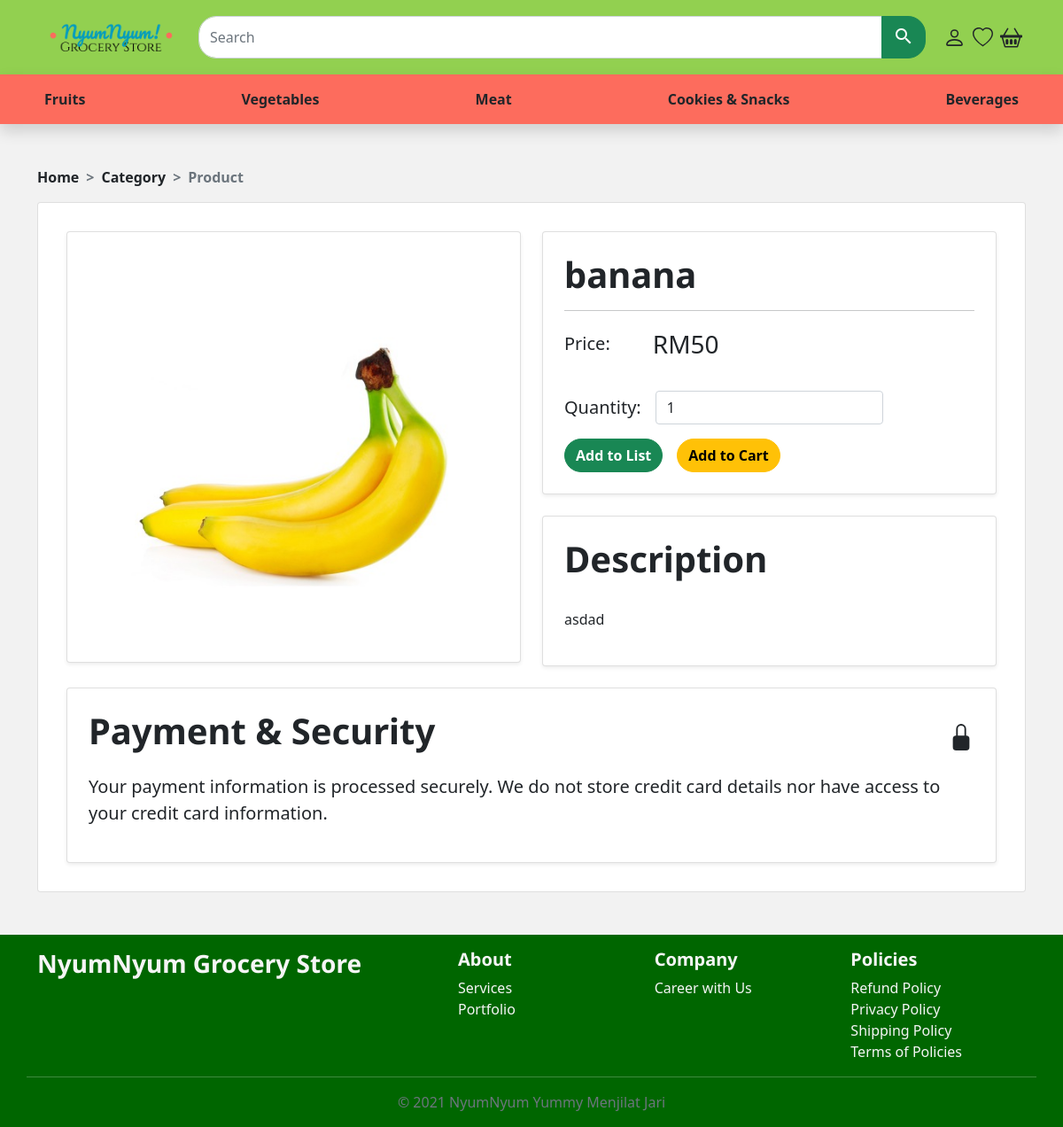
Screenshot of /src/products-closeup.php?product_id=1 with the database file from the repository.
### tables this page shows
CREATE TABLE `product` (
  `product_id` int(10) NOT NULL,
  `p_cat_id` int(11) NOT NULL,
  `date` timestamp NOT NULL DEFAULT current_timestamp(),
  `product_name` text NOT NULL,
  `product_price` decimal(10,0) NOT NULL,
  `product_img` varchar(100) NOT NULL,
  `product_quantity` int(10) NOT NULL,
  `product_desc` text NOT NULL
);

### src/products-closeup.php (the view, shortened to what this page needs)
<?php
include("../includes/header.php")
?>
    <div class="container pt-5">
        <nav style="--bs-breadcrumb-divider: '>';" aria-label="breadcrumb">
            <ol class="breadcrumb fw-bold">
                <li class="breadcrumb-item"><a href="/index.html" class="text-dark text-decoration-none">Home</a></li>
                <li class="breadcrumb-item"><a href="products.html" class="text-dark text-decoration-none">Category</a>
                </li>
                <li class="breadcrumb-item active" aria-current="page">Product</li>
            </ol>
        </nav>
    </div>
    <main class="container pb-5">
        <div class="card">
            <div class="card-body m-3">
                <?php
                global $product_id,$db,$selectedval,$ff;
                if(isset($_GET['product_id'])){
                    $product_id = $_GET['product_id'];
                }
                $query = "select * from product where product_id='$product_id'";
                $run_query = mysqli_query($db,$query);
                if($row_product=mysqli_fetch_array($run_query)){
                    $product_name = $row_product['product_name'];
                    $product_price = $row_product['product_price'];
                    $product_img = $row_product['product_img'];
                    $product_desc = $row_product['product_desc'];
                    echo "
                    <div class='row row-cols-1 row-cols-lg-2 g-4 pb-4'>
                        <div class='col'>
                            <div class='card shadow-sm p-5'>
                                <img src='../admin_area/product_images/$product_img' alt='pise'>
                            </div>
                        </div>
                        <div class='col'>
                            <div class='row'>
                                <div class='col'>
                                    <div class='card shadow-sm p-2 mb-4'>
                                        <div class='card-body'>
                                            <h1 class='card-title'>$product_name</h1>
                                            <hr>
                                            <div class='d-flex flex-column'>
                                                <div class='d-flex flex-row align-items-center gap-5 pb-3'>
                                                    <label for='price' class='fs-5 pb-3'>Price:</label>
                                                    <p class='fs-3'>RM$product_price</p>
                                                </div>
                                                <form method='get'>
                                                <div class='d-flex flex-row align-items-center gap-3 pb-3'>
                                                    <label for='quantity' class='fs-5'>Quantity:</label>
                                                    <div class='dropdown'>
                                                    <input type='number' class='form-control' id='op' name='quantity' value='1'
                                                    onclick='check()' onkeyup='check()' min='0'>
                                                    </div>
                                                </div>
                                                </form>
                                                <div class='d-flex flex-row gap-3'>
                                                    <a href='#' data-bs-toggle='modal' data-bs-target='#modalProduct' class='btn btn-success rounded-pill'>Add to List</a>
                                                    <a href='#' class='btn btn-warning rounded-pill'>Add to Cart</a>
                                                </div>
                                            </div>
                                        </div>
                                    </div>
                                    <div class='card shadow-sm p-2'>
                                        <div class='card-body'>
                                            <h1 class='card-title pb-3'>Description</h1>
                                            <p class='fs-5'>$product_desc</p>
                                        </div>
                                    </div>
                                </div>
                            </div>
                        </div>
                    </div>
                    ";
    }
                ?>
                <div class="card shadow-sm p-2">
                    <div class="card-body">
                        <div class="d-flex flex-row">
                            <h1 class="card-title pb-3 me-auto">Payment & Security</h1>
                            <svg xmlns="http://www.w3.org/2000/svg" width="30" height="30" fill="currentColor"
                                class="bi bi-lock-fill mt-3" viewBox="0 0 16 16">
                                <path
                                    d="M8 1a2 2 0 0 1 2 2v4H6V3a2 2 0 0 1 2-2zm3 6V3a3 3 0 0 0-6 0v4a2 2 0 0 0-2 2v5a2 2 0 0 0 2 2h6a2 2 0 0 0 2-2V9a2 2 0 0 0-2-2z" />
                            </svg>
                        </div>
                        <p class="fs-5">Your payment information is processed securely. We do not store credit card
                            details nor have
                            access to your credit card information.</p>
                    </div>
                </div>
            </div>
        </div>
    </main>
    <footer class="footer container-fluid mt-auto pt-3" style="background-color: #006600; color: whitesmoke;">
        <div class="container">
            <div class="row">
                <div class="col-12 col-md-5">
                    <h3>NyumNyum Grocery Store</h4>
                </div>
                <div class="col-6 col-md">
                    <h5>About</h5>
                    <ul class="list-unstyled">
                        <li><a href="#" class="text-reset text-decoration-none footer-link">Services</a></li>
                        <li><a href="#" class="text-reset text-decoration-none">Portfolio</a></li>
                    </ul>
                </div>
                <div class="col-6 col-md">
                    <h5>Company</h5>
                    <ul class="list-unstyled">
                        <li><a href="#" class="text-reset text-decoration-none footer-link">Career with Us</a></li>
                    </ul>
                </div>
                <div class="col-6 col-md">
                    <h5>Policies</h5>
                    <ul class="list-unstyled">
                        <li><a href="#" class="text-reset text-decoration-none footer-link">Refund Policy</a></li>
                        <li><a href="#" class="text-reset text-decoration-none footer-link">Privacy Policy</a></li>
                        <li><a href="#" class="text-reset text-decoration-none footer-link">Shipping Policy</a></li>
                        <li><a href="#" class="text-reset text-decoration-none footer-link">Terms of Policies</a></li>
                    </ul>
                </div>
                <hr>
                <div class="container text-center font-italic text-muted">
                    <p>&copy; 2021 NyumNyum Yummy Menjilat Jari</p>
                </div>
            </div>
    </footer>
</body>
</html>

### nyumstyle.css (style rules this page uses)
body { background-color: #f2f2f2; }
h1, h2, h3, h4, h5 { font-family: "Noto Sans", sans-serif; font-weight: bold; }
.btn { border-radius: 25px; font-weight: bold; }

### rows the page displays
product: product_img (picture), product_name "banana", product_price "50", product_desc "asdad"
